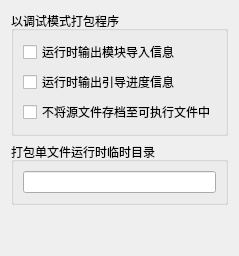
       <widget class="QWidget" name="tab_advanced_setup">
        <attribute name="title">
         <string>高级设置</string>
        </attribute>
        <layout class="QVBoxLayout" name="verticalLayout_25">
         <item>
          <layout class="QVBoxLayout" name="verticalLayout_24">
           <item>
            <widget class="QGroupBox" name="groupBox">
             <property name="title">
              <string>以调试模式打包程序</string>
             </property>
             <layout class="QVBoxLayout" name="verticalLayout_22">
              <item>
               <layout class="QVBoxLayout" name="verticalLayout_21">
                <item>
                 <widget class="QCheckBox" name="cb_db_imports">
                  <property name="toolTip">
                   <string>对应选项：-d {imports}, --debug {imports}
每次初始化模块时，打印一条消息，显示加载该模块的位置(文件名或内置模块)。
要求源代码文件后缀名不能是 *.pyw，&quot;生成控制&quot;标签中的&quot;打包的程序运行时显示控制台&quot;选项必须勾选。</string>
                  </property>
                  <property name="text">
                   <string>运行时输出模块导入信息</string>
                  </property>
                 </widget>
                </item>
                <item>
                 <widget class="QCheckBox" name="cb_db_bootloader">
                  <property name="toolTip">
                   <string>对应选项：-d {bootloader}, --debug {bootloader}
使引导程序在初始化和启动捆绑的应用程序时发出进度消息，用于诊断导入丢失的问题。
要求源代码文件后缀名不能是 *.pyw，&quot;生成控制&quot;标签中的&quot;打包的程序运行时显示控制台&quot;选项必须勾选。</string>
                  </property>
                  <property name="text">
                   <string>运行时输出引导进度信息</string>
                  </property>
                 </widget>
                </item>
                <item>
                 <widget class="QCheckBox" name="cb_db_noarchive">
                  <property name="toolTip">
                   <string>对应选项：-d {noarchive}, --debug {noarchive}
不将所有冻结的源代码文件存档在生成的可执行文件中，而是将它们作为单独的文件存储在生成的输出目录中。</string>
                  </property>
                  <property name="text">
                   <string>不将源文件存档至可执行文件中</string>
                  </property>
                 </widget>
                </item>
               </layout>
              </item>
             </layout>
            </widget>
           </item>
           <item>
            <widget class="QGroupBox" name="groupBox_2">
             <property name="title">
              <string>打包单文件运行时临时目录</string>
             </property>
             <layout class="QVBoxLayout" name="verticalLayout_23">
              <item>
               <widget class="QLineEdit" name="le_runtime_tmpdir">
                <property name="contextMenuPolicy">
                 <enum>Qt::NoContextMenu</enum>
                </property>
                <property name="toolTip">
                 <string>对应选项：--runtime-tmpdir
以&quot;单文件&quot;模式打包的程序运行时提取的库和支持文件的临时储存位置。
如果指定了此选项，则引导加载程序将忽略运行时操作系统定义的任何临时文件夹位置，&quot;_MEIxxxxxx&quot;文件夹将在您指定的位置创建。
仅当您知道自己在做什么时，才使用此选项。</string>
                </property>
               </widget>
              </item>
             </layout>
            </widget>
           </item>
           <item>
            <spacer name="verticalSpacer_2">
             <property name="orientation">
              <enum>Qt::Vertical</enum>
             </property>
             <property name="sizeHint" stdset="0">
              <size>
               <width>20</width>
               <height>40</height>
              </size>
             </property>
            </spacer>
           </item>
          </layout>
         </item>
        </layout>
       </widget>
